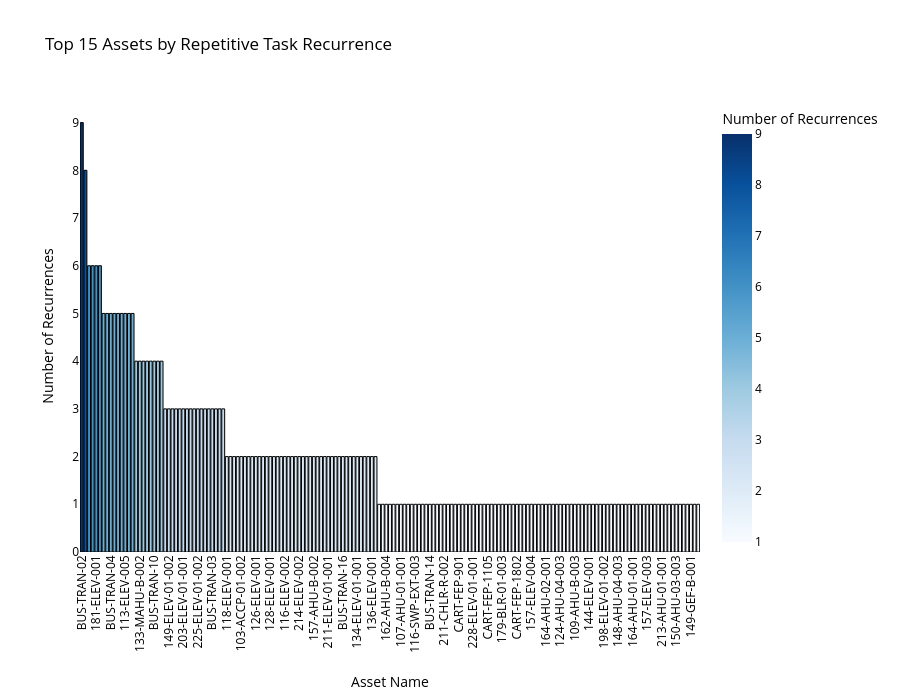

This figure's notebook cell:
### Markdown cell above
# Create Charts of Assets that are repeated

Let's create an interactive .html that visualizes the number of 'repetitive tasks' (as defined in this notebook) for each asset name. 

This chart can be found as a .html file you can open in a browser inside `src/data-viz`.

*Note: You can hover over each bar to see its number of occurrances and location path on campus!*

### Code cell
import plotly.express as px
import pandas as pd

asset_recurrence_counts = df_tickets_filtered_by_asset['ASSET_NAME'].value_counts()

df_plot_asset_recurrence = pd.DataFrame({
    'ASSET_NAME': asset_recurrence_counts.index,
    'Recurrence Count': asset_recurrence_counts.values
})

asset_location_mapping = df_tickets_filtered_by_asset.groupby('ASSET_NAME')['ASSET_PRIMARY_LOCATION'].apply(
    lambda x: ', '.join(x.dropna().astype(str).unique())
).reset_index()

df_plot_asset_recurrence = pd.merge(df_plot_asset_recurrence, asset_location_mapping, on='ASSET_NAME', how='left')

fig = px.bar(
    df_plot_asset_recurrence,
    x='ASSET_NAME',
    y='Recurrence Count',
    title='Top 15 Assets by Repetitive Task Recurrence',
    color='Recurrence Count',
    color_continuous_scale=px.colors.sequential.Blues,
    labels={'ASSET_NAME': 'Asset Name', 'Recurrence Count': 'Number of Recurrences', 'ASSET_PRIMARY_LOCATION': 'Primary Location'},
    hover_data=['ASSET_PRIMARY_LOCATION']
)

fig.update_layout(
    xaxis_tickangle=-90,
    xaxis_title_standoff=25,
    height=700,
    plot_bgcolor='white',
    paper_bgcolor='white',
    font=dict(color='black')
)

fig.update_traces(marker_line_color='black', marker_line_width=1)

fig.show()

output_html_filename = '../data-viz/repetitive_tasks_by_asset_interactive.html'
fig.write_html(output_html_filename)



print(f"Interactive chart saved as '{output_html_filename}'.")
print("You can open this .html file in a browser for viewing.")

### Figure 1 — Plotly figure (JSON) as saved in the notebook; plotly's stock layout.template omitted (floating-point values rounded to 4 significant figures; data arrays with more than 128 entries replaced by an {"elided": "..."} marker saying what was removed)
{"data": [{"alignmentgroup": "True", "customdata": {"elided": "171x1 str values"}, "hovertemplate": "Asset Name=%{x}<br>Number of Recurrences=%{marker.color}<br>Primary Location=%{customdata[0]}<extra></extra>", "legendgroup": "", "marker": {"color": {"elided": "171 int values"}, "coloraxis": "coloraxis", "line": {"color": "black", "width": 1}, "pattern": {"shape": ""}}, "name": "", "offsetgroup": "", "orientation": "v", "showlegend": false, "textposition": "auto", "type": "bar", "x": {"elided": "171 str values"}, "xaxis": "x", "y": {"elided": "171 int values"}, "yaxis": "y"}], "layout": {"barmode": "relative", "coloraxis": {"colorbar": {"title": {"text": "Number of Recurrences"}}, "colorscale": [[0, "rgb(247,251,255)"], [0.125, "rgb(222,235,247)"], [0.25, "rgb(198,219,239)"], [0.375, "rgb(158,202,225)"], [0.5, "rgb(107,174,214)"], [0.625, "rgb(66,146,198)"], [0.75, "rgb(33,113,181)"], [0.875, "rgb(8,81,156)"], [1, "rgb(8,48,107)"]]}, "font": {"color": "black"}, "height": 700, "legend": {"tracegroupgap": 0}, "paper_bgcolor": "white", "plot_bgcolor": "white", "title": {"text": "Top 15 Assets by Repetitive Task Recurrence"}, "xaxis": {"anchor": "y", "domain": [0, 1], "tickangle": -90, "title": {"standoff": 25, "text": "Asset Name"}}, "yaxis": {"anchor": "x", "domain": [0, 1], "title": {"text": "Number of Recurrences"}}}}
